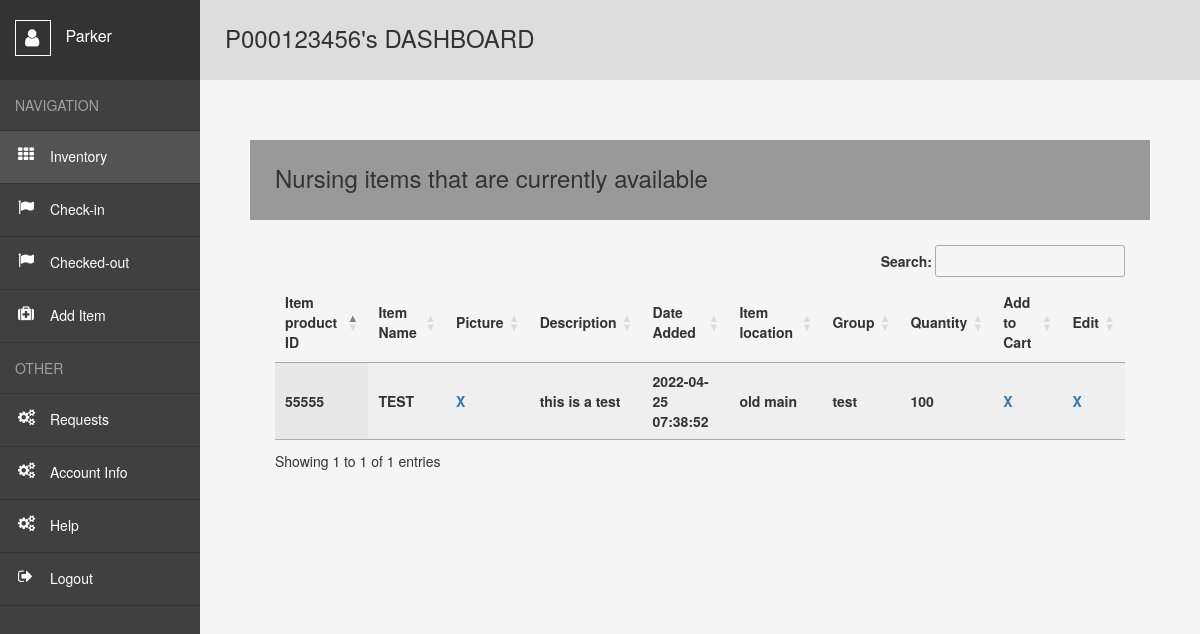
Page /user (signed in) on the earlier database version.
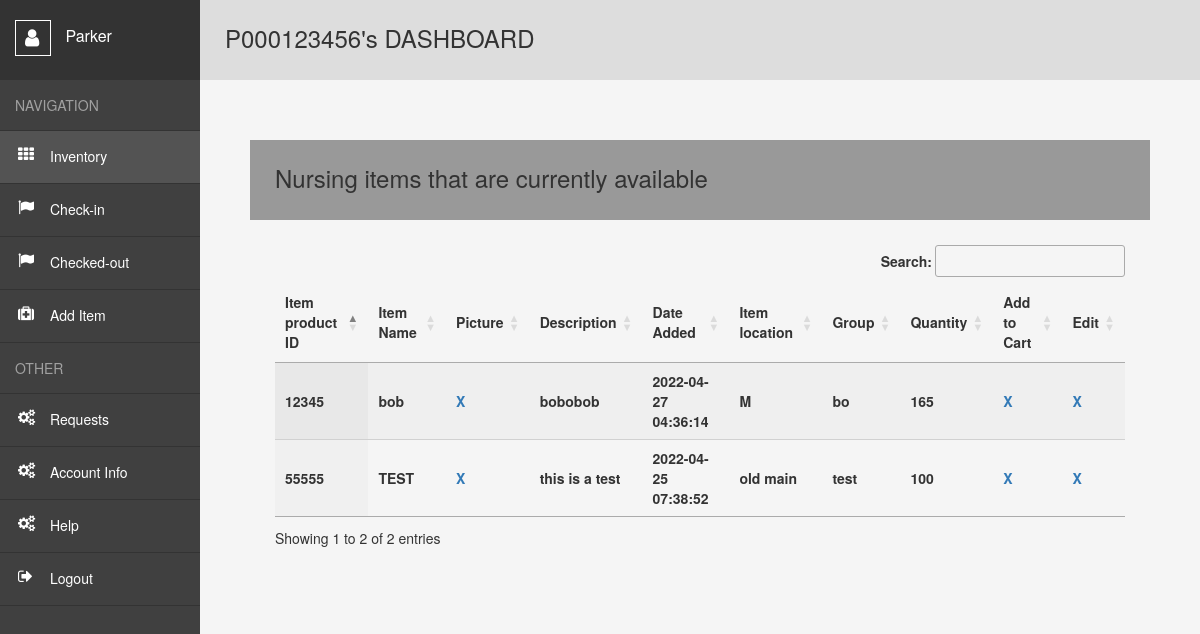
Same page on the later database version.
### website/models.py (models this page shows)
class User(db.Model, UserMixin):##usermixin makes it easier for user login
    id = db.Column(db.Integer, primary_key=True)##unique key
    email = db.Column(db.String(320), unique=True)##cant have the same email
    telnum = db.Column(db.String(10),unique=True)##cant have the same telephone number
    s_id = db.Column(db.String(9),unique=True)
    fname = db.Column(db.String(26))
    lname = db.Column(db.String(50))
    password = db.Column(db.String(15))
    sf = db.Column(db.String(7))
    date_created = db.Column(db.DateTime(timezone=True), default=func.now())
    borroweditems= db.relationship('Borroweditem', backref='user',passive_deletes=True)##reference all borroweditems##relationship with db
    creators= db.relationship('Inventory', backref='user',passive_deletes=True)##reference all borroweditems##relationship with db
    access= db.relationship('AccessRequest', backref='user',passive_deletes=True)

class Inventory(db.Model):
    id = db.Column(db.Integer, primary_key=True)
    product_id = db.Column(db.Integer(), unique=True)
    product_name = db.Column(db.String(26))
    date_added = db.Column(db.DateTime(timezone=True), default=func.now())
    desc=db.Column(db.String(200))
    i_loc=db.Column(db.String(200))
    quantity= db.Column(db.Integer)
    group= db.Column(db.String(26))
    subgroup=db.Column(db.String(26))
    dispose=db.Column(db.Boolean)
    tracklow=db.Column(db.Boolean)
    lownum=db.Column(db.Integer)
    Creator = db.Column(db.Integer, db.ForeignKey('user.id', ondelete="CASCADE"),nullable=False) ##foreign key relationship //id of who added it.

### website/views.py (the view)
@views.route("/user")
@login_required## needs to be logged in to be accessed
def user():
    if session.get("SCHOOL_ID", None) is not None and session.get("FNAME",None) is not None:
        items = Inventory.query.filter().all()
        return render_template("user.html",user = current_user,data = items)
    else:
        flash("You do not have access to this page! Pls, Log in!", category="error")
        return redirect(url_for('views.home'))

### website/templates/user.html (shortened to what this page needs)
<!DOCTYPE html>
<html lang="en">
<head>
    <link rel= "stylesheet" type= "text/css" href= "{{ url_for('static',filename='styles3.css') }}">
    <link rel="stylesheet" href="https://maxcdn.bootstrapcdn.com/bootstrap/3.3.6/css/bootstrap.min.css" />
    <link href='https://cdn.datatables.net/1.10.24/css/jquery.dataTables.min.css' rel='stylesheet' type='text/css'>
</head>
<body>
  {% if session['SCHOOL_ID'] and session['FNAME'] and session['LNAME'] and session['DATE'] and session['SF'] and user.is_authenticated %}
    <div class="wrapper">
        <nav>
          <header>
            <span></span>
              {{session['FNAME']}}
          </header>
          <ul>
            <li><span>Navigation</span></li>
            <li class="inv"><a class="active" style="text-decoration:none" href="{{url_for('views.user')}}">Inventory</a></li>
            <li class="move"><a style="text-decoration:none" href="{{url_for('views.Check_in')}}">Check-in</a></li>
            {% if session['ISstaff'] and session['id'] %}
            <li class="move"><a style="text-decoration:none" href="{{url_for('views.Checked')}}">Checked-out</a></li>
            <li class="edit"><a style="text-decoration:none" href="{{url_for('views.add')}}">Add Item</a></li>
            {% endif %}
            <li><span>Other</span></li>
            {% if session['ISstaff'] and session['id'] %}
            <li class="acc"><a style="text-decoration:none;" href="{{url_for('views.access')}}">Requests</a></li>
            {% endif %}
            <li class="acc"><a style="text-decoration:none" href="{{url_for('views.account_info')}}">Account Info</a></li>
            <li class="acc"><a style="text-decoration:none" href="{{url_for('views.help')}}">Help</a></li>
            <li class="logout"><a style="text-decoration:none" href="{{url_for('auth.logout')}}">Logout</a></li>
          </ul>
        </nav>
        <main>
          <h1>P{{session['SCHOOL_ID']}}'s DASHBOARD</h1>
          <div class="container-fluid">
            <div class="row" style="padding:50px;">
                <p><h2>Nursing items that are currently available</h1></p>
                <div >
                    <table id='empTable' class='display dataTable' width='100%'>
                        <thead>
                        <tr>
                            <th>Item product ID</th>
                            <th>Item Name</th>
                            <th>Picture</th>
                            <th>Description</th>
                            <th>Date Added</th>
                            <th>Item location</th>
                            <th>Group</th>
                            <th>Quantity</th>
                            <th>Add to Cart</th>
                            {% if session['ISstaff'] and session['id'] %}
                            <th>Edit</th>
                            {% endif %}
                        </tr>
                        </thead>
                        <tbody>
                          {% for row in data %}
                          <tr>
                              <th>{{row.product_id}}</th>
                              <th>{{row.product_name}}</th>
                              <th><a style="text-decoration:none" href="/user/Inventory/display/{{row.product_id}}">X</a></th>
                              <th>{{row.desc}}</th>
                              <th>{{row.date_added}}</th>
                              <th>{{row.i_loc}}</th>
                              <th>{{row.group}}</th>
                              <th>{{row.quantity}}</th>
                              <th><a style="text-decoration:none" href="/user/Inventory/Check_Out_Check/{{row.id}}">X</a></th>
                              {% if session['ISstaff'] and session['id'] %}
                              <th><a style="text-decoration:none" href="/user/Inventory/Edit_Check/{{row.id}}">X</a></th>
                              {% endif %}
                          </tr>
                          {% endfor %}
                        </tbody>
                    </table>
                </div>
           </div>
        </div>
        </main>
      </div>
    {% endif %}
</body>
</html>

### website/static/styles3.css (style rules this page uses)
*, *:before, *:after { margin: 0; padding: 0; box-sizing: border-box; }
*:before, *:after { content: ""; display: block; position: absolute; }
html, body { height: 100%; }
body { font: 15px "Open Sans", sans-serif; color: #777; }
a { cursor: pointer; }
ul { list-style: none; }
.wrapper { display: flex; min-height: 100%; }
nav { width: 200px; background: #404040; }
nav header { position: relative; height: 80px; padding: 20px 0 0 15px; font-size: 16px; color: #fff; background: #333; }
nav header span { position: relative; display: inline-block; width: 36px; height: 36px; margin: 0 10px 0 0; vertical-align: middle; border: 1px solid #fff; }
nav header span:before { content: "\f007"; font: normal 20px fontawesome; top: 7px; left: 9px; }
nav ul span { display: block; padding: 15px; color: rgba(255, 255, 255, 0.5); text-transform: uppercase; border-bottom: 1px solid #333; }
nav ul a { position: relative; display: block; padding: 15px 15px 17px 50px; color: #fff; border-bottom: 1px solid #333; }
nav ul a:hover, nav ul a.active { background: #535353; }
nav ul a:before { font: normal 16px fontawesome; top: 15px; left: 18px; }
.inv a:before { content: "\f00a"; }
.move a:before { content: "\f024"; }
.edit a:before { content: "\f0fa"; }
.acc a:before { content: "\f085"; }
.logout a:before { content: "\f08b"; }
main { flex: 1; padding: 25px; background: #f5f5f5; }
main h1 { height: 80px; margin: -25px -25px 25px -25px; padding: 0 25px; line-height: 76px; font-size: 24px; font-weight: 400; background: #ddd; }
main h2 { height: 80px; margin: -25px -25px 25px -25px; padding: 0 25px; line-height: 76px; font-size: 24px; font-weight: 400; background: #999; }

Differences in the rows shown:
added Inventory: product_id "12345", product_name "bob", desc "bobobob", date_added "2022-04-27 04:36:14", i_loc "M", group "bo", quantity "165"
Other differences:
text written by a page script: "Search: Showing 1 to 1 of 1 entries" → "Search: Showing 1 to 2 of 2 entries"
